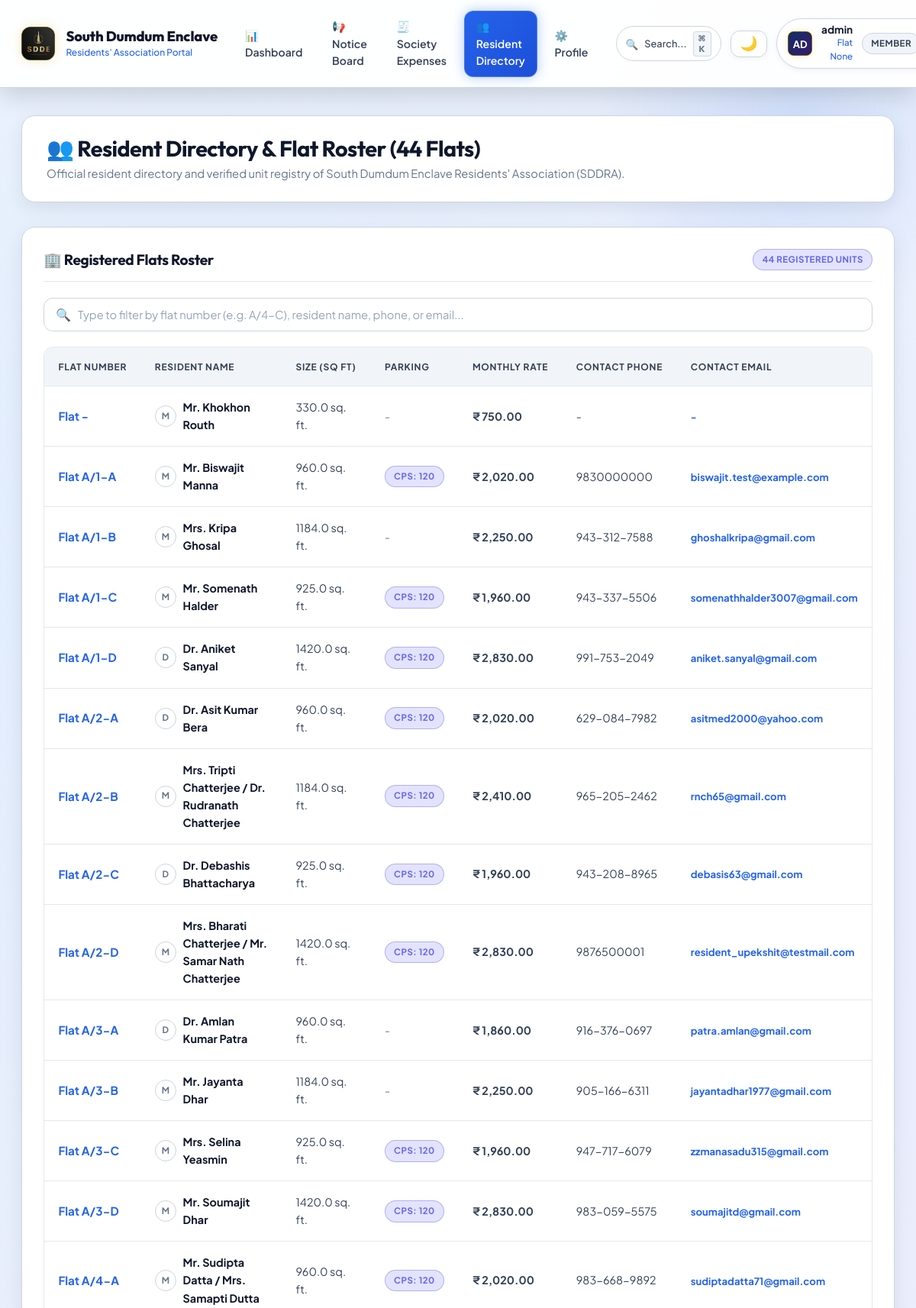
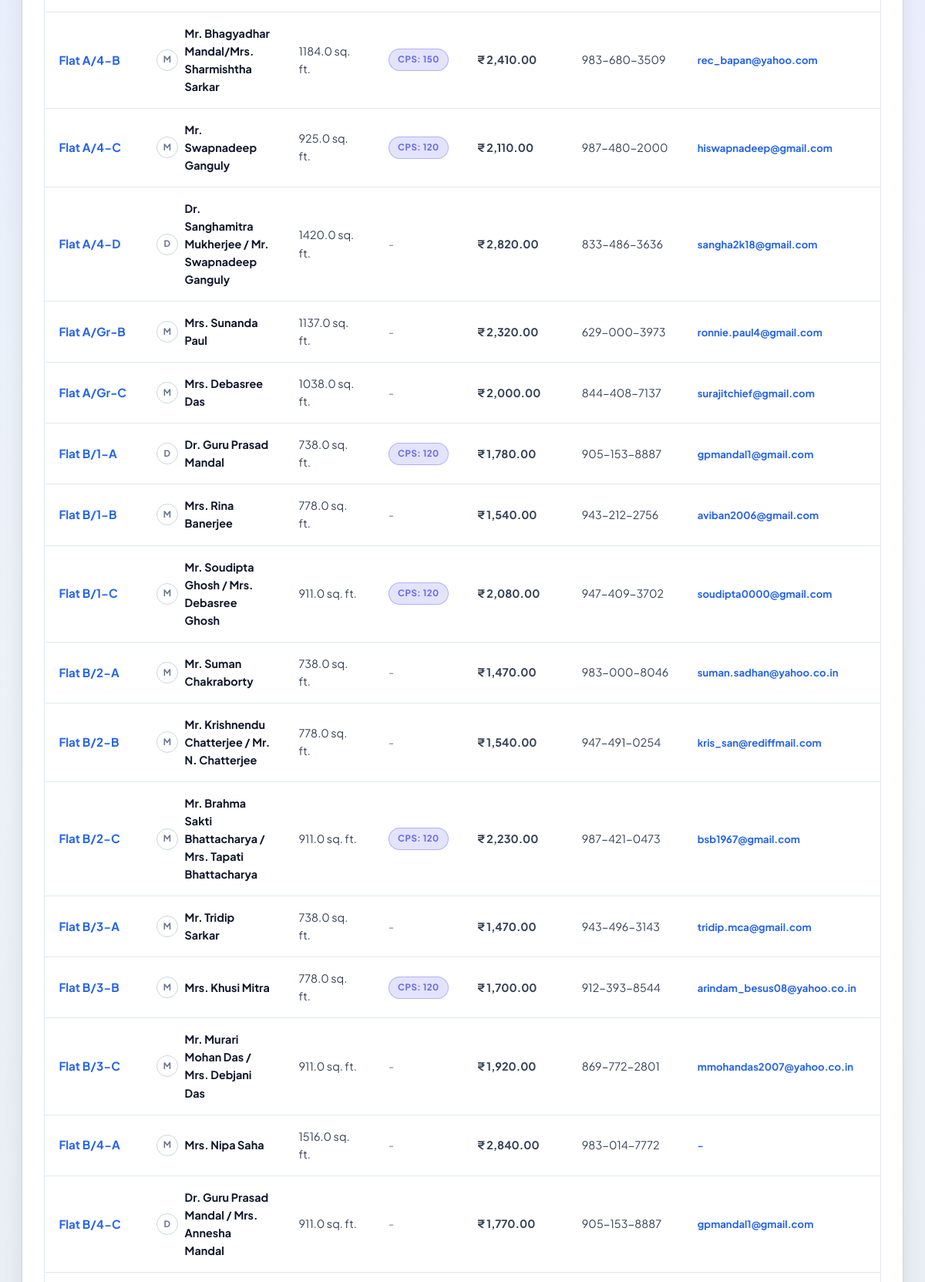
/members (signed in, upper part), run on the app's committed database (2 pictures, top to bottom).
### tables this page shows
CREATE TABLE tbl_membership (
    id INTEGER PRIMARY KEY,
    flat_no TEXT NOT NULL,
    member_name TEXT NOT NULL,
    RvsdFlatSize REAL,
    car_parking_space TEXT,
    cps_owner INTEGER,
    tws_owner INTEGER,
    tws_count INTEGER,
    flat_charges REAL,
    common_expenses REAL,
    cps_charges REAL,
    tws_charges REAL,
    capital_fund REAL,
    monthly_charge REAL,
    password_hash TEXT
);

### app.py (the view)
@app.route('/admin/members')
@app.route('/members')
@login_required
def admin_members():
    search_q = request.args.get('q', '').strip()
    query = """
        SELECT m.*,
               c.mobile_num_1, c.mobile_num_2, c.email_1, c.email_2,
               COALESCE(r.total_paid, 0) as total_paid,
               COALESCE(r.receipts_count, 0) as receipts_count,
               r.last_payment_date
        FROM tbl_membership m
        LEFT JOIN tbl_mbr_cntct c ON LOWER(TRIM(m.flat_no)) = LOWER(TRIM(c.flat_no))
        LEFT JOIN (
            SELECT LOWER(TRIM(flat_no)) as flat_no,
                   SUM(amount) as total_paid,
                   COUNT(receipt_no) as receipts_count,
                   MAX(payment_date) as last_payment_date
            FROM tbl_receipts
            GROUP BY LOWER(TRIM(flat_no))
        ) r ON LOWER(TRIM(m.flat_no)) = r.flat_no
    """
    params = []
    if search_q:
        query += " WHERE m.flat_no LIKE %s OR m.member_name LIKE %s OR c.mobile_num_1 LIKE %s OR c.email_1 LIKE %s"
        params.extend([f"%{search_q}%", f"%{search_q}%", f"%{search_q}%", f"%{search_q}%"])
    query += " ORDER BY m.flat_no"
    members = query_db(query, params)
    return render_template('admin_members.html', members=members, search_q=search_q)

### app.py (called while the page is built, shortened)
def get_ist_now():
    return datetime.now(IST)

@app.after_request
def set_response_headers(response):
    if request.path.startswith('/static/'):
        response.headers['Cache-Control'] = 'public, max-age=0, must-revalidate'
    return response

@app.teardown_appcontext
def close_request_db(exception=None):
    pass

def login_required(f):
    @wraps(f)
    def decorated_function(*args, **kwargs):
        user = session.get('user')
        return f(*args, **kwargs)
    return decorated_function

### database.py (called while the page is built, shortened)
def get_writable_sqlite_path():
    global _WRITABLE_SQLITE_PATH
    if _WRITABLE_SQLITE_PATH and os.path.exists(_WRITABLE_SQLITE_PATH):
        return _WRITABLE_SQLITE_PATH

def get_sqlite_connection():
    try:
        from flask import g, has_request_context
        if has_request_context():
            if not hasattr(g, 'sqlite_conn') or g.sqlite_conn is None:
                db_path = get_writable_sqlite_path()
                conn = sqlite3.connect(db_path, timeout=30.0, check_same_thread=False)
                conn.row_factory = sqlite3.Row
                conn.create_function('DATE_FORMAT', 2, sqlite_date_format)
                try:
                    conn.execute("PRAGMA busy_timeout = 30000;")
                except Exception:
                    pass
                g.sqlite_conn = conn
            return g.sqlite_conn
    except Exception:
        pass

def determine_engine():
    global _ENGINE_MODE
    if _ENGINE_MODE is not None:
        return _ENGINE_MODE

def get_db():
    engine = determine_engine()
    return get_sqlite_connection() if engine == 'sqlite' else get_mysql_connection()

def query_db(query, params=None, one=False):
    engine = determine_engine()
    if engine == 'sqlite':
        sqlite_query = re.sub(r'%s', '?', query)
        conn = get_db()
        cur = conn.cursor()
        try:
            if params:
                cur.execute(sqlite_query, params)
            else:
                cur.execute(sqlite_query)
            if one:
                row = cur.fetchone()
                return dict(row) if row else None
            return [dict(r) for r in cur.fetchall()]
        finally:
            cur.close()

### templates/admin_members.html (shortened to what this page needs)
{% extends 'base.html' %}
{% block content %}
<div class="page-header">
    <div class="page-header-title">
        <h2>👥 Resident Directory &amp; Flat Roster (44 Flats)</h2>
        <p>
            {% if is_admin %}
            Complete official membership registry of South Dumdum Enclave Residents' Association from <code>tbl_membership</code>. Click any receipt badge to inspect vouchers in-panel.
            {% else %}
            Official resident directory and verified unit registry of South Dumdum Enclave Residents' Association (SDDRA).
            {% endif %}
        </p>
    </div>
</div>
<div class="card">
    <div class="card-header">
        <h3 class="card-title">🏢 Registered Flats Roster</h3>
        <span id="memberCountBadge" class="badge badge-info">{{ members|length }} Registered Units</span>
    </div>
    <div style="margin-bottom: 1.25rem;">
        <form method="GET" action="{{ url_for('admin_members') }}">
            <div class="live-search-box">
                <span class="search-icon">🔍</span>
                <input type="text" id="memberSearch" name="q" value="{{ search_q or '' }}" class="form-control" placeholder="Type to filter by flat number (e.g. A/4-C), resident name, phone, or email..." data-live-search="#membersTable" data-search-counter="#memberCountBadge" data-clear-btn="clearMemberSearch">
            </div>
        </form>
    </div>
    <div class="table-container">
        <table class="custom-table" id="membersTable">
            <thead>
                <tr>
                    <th>Flat Number</th>
                    <th>Resident Name</th>
                    <th>Size (Sq Ft)</th>
                    <th>Parking</th>
                    <th>Monthly Rate</th>
                    <th>Contact Phone</th>
                    <th>Contact Email</th>
                </tr>
            </thead>
            <tbody>
                {% for m in members %}
                <tr>
                    <td>
                        <strong class="text-highlight-blue" style="font-size: 0.95rem;">Flat {{ m.flat_no }}</strong>
                    </td>
                    <td>
                        <div style="display: flex; align-items: center; justify-content: space-between; gap: 0.5rem;">
                            <div style="display: flex; align-items: center; gap: 0.55rem;">
                                {% if m.profile_pic %}
                                <img src="{{ m.profile_pic }}" alt="{{ m.member_name }}" style="width: 28px; height: 28px; border-radius: 50%; object-fit: cover; border: 1.5px solid var(--primary-400); flex-shrink: 0;" loading="lazy">
                                {% else %}
                                <div style="width: 28px; height: 28px; border-radius: 50%; background: rgba(255,255,255,0.08); border: 1px solid var(--surface-border); color: var(--text-muted); display: flex; align-items: center; justify-content: center; font-size: 0.72rem; font-weight: 700; flex-shrink: 0;">
                                    {{ m.member_name[:1] if m.member_name else 'R' }}
                                </div>
                                {% endif %}
                                <strong class="text-main">{{ m.member_name }}</strong>
                            </div>
                        </div>
                    </td>
                    <td class="text-secondary">{{ m.RvsdFlatSize or '-' }} sq. ft.</td>
                    <td>
                        {% if m.cps_owner %}
                        <span class="badge badge-info">CPS: {{ m.car_parking_space }}</span>
                        {% else %}
                        <span class="text-muted">-</span>
                        {% endif %}
                    </td>
                    <td>
                        <strong class="text-secondary">₹ {{ "{:,.2f}".format(m.monthly_charge or 0) }}</strong>
                    </td>
                    <td class="text-secondary">
                        <div style="display: flex; align-items: center; justify-content: space-between; gap: 0.4rem;">
                            <span>{{ m.mobile_num_1 or m.mobile_num_2 or '-' }}</span>
                        </div>
                    </td>
                    <td>
                        <div style="display: flex; align-items: center; justify-content: space-between; gap: 0.4rem;">
                            <span class="text-highlight-blue" style="font-size: 0.82rem;">{{ m.email_1 or m.email_2 or '-' }}</span>
                        </div>
                    </td>
                </tr>
                {% endfor %}
            </tbody>
        </table>
    </div>
</div>
{% endblock %}

### templates/base.html (shortened to what this page needs)
<!DOCTYPE html>
<html lang="en">
<head>
    <link rel="stylesheet" href="{{ url_for('static', filename='css/style.css') }}?v=20260820_v9">
</head>
<body>
    <header class="navbar">
        <div class="navbar-container">
            <a href="{{ url_for('dashboard') if current_user else url_for('login') }}" class="brand-wrapper">
                <div class="brand-logo-badge">
                    <img src="{{ url_for('static', filename='img/logo.jpg') }}" alt="SDDE Logo" class="brand-logo-img">
                </div>
                <div class="brand-info">
                    <h1>South Dumdum Enclave</h1>
                    <p>Residents' Association Portal</p>
                </div>
            </a>
            {% if current_user %}
            <nav class="navbar-nav-desktop">
                <ul class="nav-menu">
                    <li><a href="{{ url_for('dashboard') }}" class="nav-link {% if request.endpoint == 'dashboard' %}active{% endif %}">📊 Dashboard</a></li>
                    <li><a href="{{ url_for('notices_list') }}" class="nav-link {% if request.endpoint == 'notices_list' %}active{% endif %}">📢 Notice Board</a></li>
                    <li><a href="{{ url_for('expenses_list') }}" class="nav-link {% if request.endpoint == 'expenses_list' %}active{% endif %}">🧾 Society Expenses</a></li>
                    <li><a href="{{ url_for('admin_members') }}" class="nav-link {% if request.endpoint == 'admin_members' %}active{% endif %}">👥 Resident Directory</a></li>
                    <li><a href="{{ url_for('profile') }}" class="nav-link {% if request.endpoint == 'profile' %}active{% endif %}">⚙️ Profile</a></li>
                </ul>
            </nav>
            <div class="navbar-right">
                <button type="button" class="command-palette-trigger" id="openCommandPaletteBtn" title="Omnisearch (Ctrl+K / Cmd+K)">
                    <span>🔍</span>
                    <span class="cmd-text" style="font-size: 0.8rem;">Search...</span>
                    <kbd>⌘K</kbd>
                </button>
                <button type="button" class="theme-toggle-btn" onclick="toggleSiteTheme(event)" aria-label="Toggle Light/Dark Theme" title="Toggle Theme">
                    <span class="theme-toggle-icon">☀️</span>
                </button>
                <div class="user-nav-badge navbar-nav-desktop">
                    <a href="{{ url_for('profile') }}" class="user-nav-avatar-slot" title="View / Edit Profile">
                        {% if current_user.profile_pic %}
                        <img src="{{ current_user.profile_pic }}" alt="{{ current_user.name }}" class="user-nav-avatar-img">
                        {% else %}
                        <div style="width: 100%; height: 100%; display: flex; align-items: center; justify-content: center; background: linear-gradient(135deg, rgba(37, 99, 235, 0.45) 0%, rgba(124, 58, 237, 0.45) 100%); color: #ffffff; font-weight: 700; font-size: 0.82rem; border-radius: inherit; letter-spacing: -0.02em;">
                            {{ current_user.name[:2]|upper if current_user.name else '👤' }}
                        </div>
                        {% endif %}
                    </a>
                    <div class="user-nav-details">
                        <span class="user-name">{{ current_user.name }}</span>
                        <span class="user-sub">Flat {{ current_user.flat_no }}</span>
                    </div>
                    <span class="badge badge-{{ current_user.role|lower }}">{{ current_user.role }}</span>
                </div>
            </div>
            {% endif %}
        </div>
    </header>
    <main class="main-wrapper">
        {% block content %}{% endblock %}
    </main>
</body>
</html>

### templates/base.html (style rules this page uses)
:root, [data-theme="dark"], html[data-theme="dark"], body[data-theme="dark"] { --font-heading: 'Outfit', -apple-system, BlinkMacSystemFont, 'Segoe UI', Roboto, sans-serif; --font-body: 'Plus Jakarta Sans', -apple-system, BlinkMacSystemFont, 'Segoe UI', Roboto, sans-serif; --primary-50: #eff6ff; --primary-100: #dbeafe; --primary-200: #bfdbfe; --primary-300: #93c5fd; --primary-400: #60a5fa; --primary-500: #3b82f6; --primary-600: #2563eb; --primary-700: #1d4ed8; --primary-800: #1e40af; --primary-900: #1e3a8a; --primary-950: #0f172a; --emerald-500: #10b981; --emerald-600: #059669; --emerald-700: #047857; --amber-500: #f59e0b; --amber-600: #d97706; --amber-700: #b45309; --rose-500: #f43f5e; --rose-600: #e11d48; --rose-700: #be123c; --slate-50: #f8fafc; --slate-100: #f1f5f9; --slate-200: #e2e8f0; --slate-300: #cbd5e1; --slate-400: #94a3b8; --slate-500: #64748b; --slate-600: #475569; --slate-700: #334155; --slate-800: #1e293b; --slate-900: #0f172a; --slate-950: #020617; --radius-sm: 8px; --radius-md: 12px; --radius-lg: 18px; --radius-xl: 26px; --radius-pill: 9999px; --theme-mode: 'dark'; --text-main: #ffffff; --text-secondary: #cbd5e1; --text-muted: #94a3b8; --text-heading: #ffffff; --bg-body: #070b14; --bg-gradient: radial-gradient(circle at 15% 15%, rgba(30, 58, 138, 0.35) 0%, transparent 45%), radial-gradient(circle at 85% 25%, rgba(126, 34, 206, 0.25) 0%, transparent 45%), radial-gradient(circle at 50% 85%, rgba(15, 23, 42, 0.9) 0%, transparent 60%), linear-gradient(180deg, #070b14 0%, #0b1329 50%, #030712 100%); --navbar-bg: rgba(10, 16, 31, 0.88); --navbar-border: rgba(255, 255, 255, 0.1); --surface-card: rgba(15, 23, 42, 0.82); --surface-card-hover: rgba(22, 33, 58, 0.9); --surface-border: rgba(255, 255, 255, 0.1); --surface-border-hover: rgba(59, 130, 246, 0.45); --table-th-bg: rgba(30, 41, 59, 0.88); --table-th-color: #cbd5e1; --table-td-color: #e2e8f0; --table-td-border: rgba(255, 255, 255, 0.06); --form-bg: rgba(15, 23, 42, 0.85); --form-border: rgba(255, 255, 255, 0.15); --form-text: #ffffff; }
:root[data-theme="light"], html[data-theme="light"], body[data-theme="light"], [data-theme="light"] { --theme-mode: 'light'; --text-main: #0f172a; --text-secondary: #334155; --text-muted: #64748b; --text-heading: #0f172a; --bg-body: #f8fafc; --bg-gradient: radial-gradient(circle at 15% 15%, rgba(219, 234, 254, 0.75) 0%, transparent 45%), radial-gradient(circle at 85% 25%, rgba(237, 233, 254, 0.75) 0%, transparent 45%), linear-gradient(180deg, #f8fafc 0%, #edf2f7 50%, #e2e8f0 100%); --navbar-bg: rgba(255, 255, 255, 0.94); --navbar-border: rgba(203, 213, 225, 0.9); --surface-card: #ffffff; --surface-card-hover: #ffffff; --surface-border: #cbd5e1; --surface-border-hover: #2563eb; --table-th-bg: #f1f5f9; --table-th-color: #334155; --table-td-color: #0f172a; --table-td-border: #e2e8f0; --form-bg: #ffffff; --form-border: #cbd5e1; --form-text: #0f172a; }
.user-nav-avatar-slot { width: 32px; height: 32px; border-radius: var(--radius-sm); overflow: hidden; background: #000000; border: 1.2px solid rgba(212, 175, 55, 0.55); box-shadow: 0 0 10px rgba(212, 175, 55, 0.25); display: flex; align-items: center; justify-content: center; flex-shrink: 0; transition: transform 0.2s ease, box-shadow 0.2s ease; }

### data on the page
tbl_membership: flat_no "-", member_name "M", member_name "Mr. Khokhon Routh", RvsdFlatSize "330.0", monthly_charge "750.00", mobile_num_1 "-", email_1 "-"
tbl_membership: flat_no "A/1-A", member_name "M", member_name "Mr. Biswajit Manna", RvsdFlatSize "960.0", car_parking_space "120", monthly_charge "2,020.00", mobile_num_1 "9830000000", email_1 "biswajit.test@example.com"
tbl_membership: flat_no "A/1-B", member_name "M", member_name "Mrs. Kripa Ghosal", RvsdFlatSize "1184.0", monthly_charge "2,250.00", mobile_num_1 "943-312-7588", email_1 "ghoshalkripa@gmail.com"
tbl_membership: flat_no "A/1-C", member_name "M", member_name "Mr. Somenath Halder", RvsdFlatSize "925.0", car_parking_space "120", monthly_charge "1,960.00", mobile_num_1 "943-337-5506", email_1 "somenathhalder3007@gmail.com"
tbl_membership: flat_no "A/1-D", member_name "D", member_name "Dr. Aniket Sanyal", RvsdFlatSize "1420.0", car_parking_space "120", monthly_charge "2,830.00", mobile_num_1 "991-753-2049", email_1 "aniket.sanyal@gmail.com"
tbl_membership: flat_no "A/2-A", member_name "D", member_name "Dr. Asit Kumar Bera", RvsdFlatSize "960.0", car_parking_space "120", monthly_charge "2,020.00", mobile_num_1 "629-084-7982", email_1 "asitmed2000@yahoo.com"
tbl_membership: flat_no "A/2-B", member_name "M", member_name "Mrs. Tripti Chatterjee / Dr. Rudranath Chatterjee", RvsdFlatSize "1184.0", car_parking_space "120", monthly_charge "2,410.00", mobile_num_1 "965-205-2462", email_1 "rnch65@gmail.com"
tbl_membership: flat_no "A/2-C", member_name "D", member_name "Dr. Debashis Bhattacharya", RvsdFlatSize "925.0", car_parking_space "120", monthly_charge "1,960.00", mobile_num_1 "943-208-8965", email_1 "debasis63@gmail.com"
tbl_membership: flat_no "A/2-D", member_name "M", member_name "Mrs. Bharati Chatterjee / Mr. Samar Nath Chatterjee", RvsdFlatSize "1420.0", car_parking_space "120", monthly_charge "2,830.00", mobile_num_1 "9876500001", email_1 "resident_upekshit@testmail.com"
tbl_membership: flat_no "A/3-A", member_name "D", member_name "Dr. Amlan Kumar Patra", RvsdFlatSize "960.0", monthly_charge "1,860.00", mobile_num_1 "916-376-0697", email_1 "patra.amlan@gmail.com"
tbl_membership: flat_no "A/3-B", member_name "M", member_name "Mr. Jayanta Dhar", RvsdFlatSize "1184.0", monthly_charge "2,250.00", mobile_num_1 "905-166-6311", email_1 "jayantadhar1977@gmail.com"
tbl_membership: flat_no "A/3-C", member_name "M", member_name "Mrs. Selina Yeasmin", RvsdFlatSize "925.0", car_parking_space "120", monthly_charge "1,960.00", mobile_num_1 "947-717-6079", email_1 "zzmanasadu315@gmail.com"
tbl_membership: flat_no "A/3-D", member_name "M", member_name "Mr. Soumajit Dhar", RvsdFlatSize "1420.0", car_parking_space "120", monthly_charge "2,830.00", mobile_num_1 "983-059-5575", email_1 "soumajitd@gmail.com"
tbl_membership: flat_no "A/4-A", member_name "M", member_name "Mr. Sudipta Datta / Mrs. Samapti Dutta", RvsdFlatSize "960.0", car_parking_space "120", monthly_charge "2,020.00", mobile_num_1 "983-668-9892", email_1 "sudiptadatta71@gmail.com"
tbl_membership: flat_no "A/4-B", member_name "M", member_name "Mr. Bhagyadhar Mandal/Mrs. Sharmishtha Sarkar", RvsdFlatSize "1184.0", car_parking_space "150", monthly_charge "2,410.00", mobile_num_1 "983-680-3509", email_1 "rec_bapan@yahoo.com"
tbl_membership: flat_no "A/4-C", member_name "M", member_name "Mr. Swapnadeep Ganguly", RvsdFlatSize "925.0", car_parking_space "120", monthly_charge "2,110.00", mobile_num_1 "987-480-2000", email_1 "hiswapnadeep@gmail.com"
tbl_membership: flat_no "A/4-D", member_name "D", member_name "Dr. Sanghamitra Mukherjee / Mr. Swapnadeep Ganguly", RvsdFlatSize "1420.0", monthly_charge "2,820.00", mobile_num_1 "833-486-3636", email_1 "sangha2k18@gmail.com"
tbl_membership: flat_no "A/Gr-B", member_name "M", member_name "Mrs. Sunanda Paul", RvsdFlatSize "1137.0", monthly_charge "2,320.00", mobile_num_1 "629-000-3973", email_1 "ronnie.paul4@gmail.com"
tbl_membership: flat_no "A/Gr-C", member_name "M", member_name "Mrs. Debasree Das", RvsdFlatSize "1038.0", monthly_charge "2,000.00", mobile_num_1 "844-408-7137", email_1 "surajitchief@gmail.com"
tbl_membership: flat_no "B/1-A", member_name "D", member_name "Dr. Guru Prasad Mandal", RvsdFlatSize "738.0", car_parking_space "120", monthly_charge "1,780.00", mobile_num_1 "905-153-8887", email_1 "gpmandal1@gmail.com"
tbl_membership: flat_no "B/1-B", member_name "M", member_name "Mrs. Rina Banerjee", RvsdFlatSize "778.0", monthly_charge "1,540.00", mobile_num_1 "943-212-2756", email_1 "aviban2006@gmail.com"
tbl_membership: flat_no "B/1-C", member_name "M", member_name "Mr. Soudipta Ghosh / Mrs. Debasree Ghosh", RvsdFlatSize "911.0", car_parking_space "120", monthly_charge "2,080.00", mobile_num_1 "947-409-3702", email_1 "soudipta0000@gmail.com"
tbl_membership: flat_no "B/2-A", member_name "M", member_name "Mr. Suman Chakraborty", RvsdFlatSize "738.0", monthly_charge "1,470.00", mobile_num_1 "983-000-8046", email_1 "suman.sadhan@yahoo.co.in"
tbl_membership: flat_no "B/2-B", member_name "M", member_name "Mr. Krishnendu Chatterjee / Mr. N. Chatterjee", RvsdFlatSize "778.0", monthly_charge "1,540.00", mobile_num_1 "947-491-0254", email_1 "kris_san@rediffmail.com"
tbl_membership: flat_no "B/2-C", member_name "M", member_name "Mr. Brahma Sakti Bhattacharya / Mrs. Tapati Bhattacharya", RvsdFlatSize "911.0", car_parking_space "120", monthly_charge "2,230.00", mobile_num_1 "987-421-0473", email_1 "bsb1967@gmail.com"
tbl_membership: flat_no "B/3-A", member_name "M", member_name "Mr. Tridip Sarkar", RvsdFlatSize "738.0", monthly_charge "1,470.00", mobile_num_1 "943-496-3143", email_1 "tridip.mca@gmail.com"
tbl_membership: flat_no "B/3-B", member_name "M", member_name "Mrs. Khusi Mitra", RvsdFlatSize "778.0", car_parking_space "120", monthly_charge "1,700.00", mobile_num_1 "912-393-8544", email_1 "arindam_besus08@yahoo.co.in"
tbl_membership: flat_no "B/3-C", member_name "M", member_name "Mr. Murari Mohan Das / Mrs. Debjani Das", RvsdFlatSize "911.0", monthly_charge "1,920.00", mobile_num_1 "869-772-2801", email_1 "mmohandas2007@yahoo.co.in"
tbl_membership: flat_no "B/4-A", member_name "M", member_name "Mrs. Nipa Saha", RvsdFlatSize "1516.0", monthly_charge "2,840.00", mobile_num_1 "983-014-7772", car_parking_space "-"
tbl_membership: flat_no "B/4-C", member_name "D", member_name "Dr. Guru Prasad Mandal / Mrs. Annesha Mandal", RvsdFlatSize "911.0", monthly_charge "1,770.00", mobile_num_1 "905-153-8887", email_1 "gpmandal1@gmail.com"

### other printed values
{{ current_user.name[:2]|upper if current_user.name else '👤' }} "AD"
{{ current_user.name }} "admin"
{{ current_user.flat_no }} "None"
{{ current_user.role }} "MEMBER"
{{ members|length }} "44"
